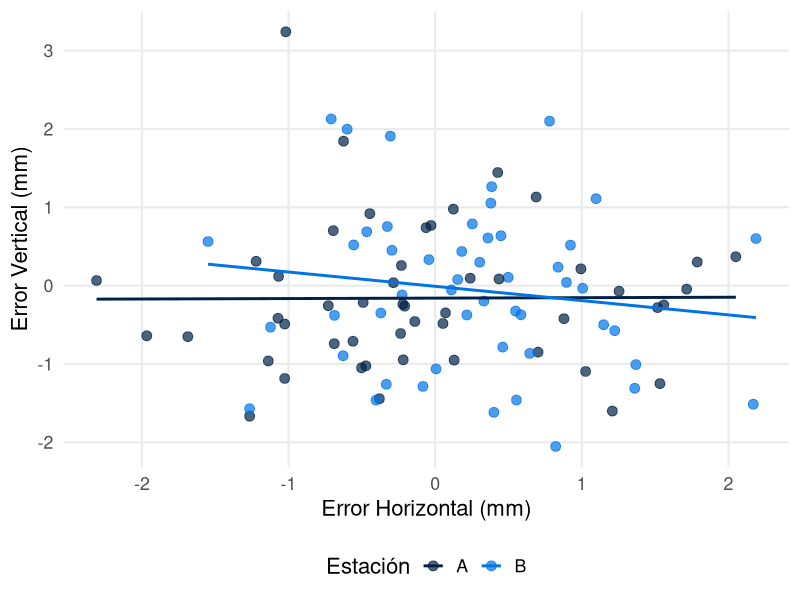

Recreate this plot in R.
## ---- chunk 1
#| label: fig-grafico-prueba
#| fig-cap: "Análisis de dispersión de datos GNSS."
#| echo: false
#| warning: false
#| message: false

library(ggplot2)

# Crear datos de prueba
set.seed(123)
datos <- data.frame(
  x = rnorm(100),
  y = rnorm(100),
  grupo = sample(c("A", "B"), 100, replace = TRUE)
)

# Generar el gráfico
ggplot(datos, aes(x = x, y = y, color = grupo)) +
  geom_point(size = 3, alpha = 0.7) +
  geom_smooth(method = "lm", se = FALSE) +
  theme_minimal(base_size = 16) +
  labs(
    x = "Error Horizontal (mm)",
    y = "Error Vertical (mm)",
    color = "Estación"
  ) +
  scale_color_manual(values = c("#002147", "#0073e6")) +
  theme(
    legend.position = "bottom",
    panel.grid.minor = element_blank()
  )
